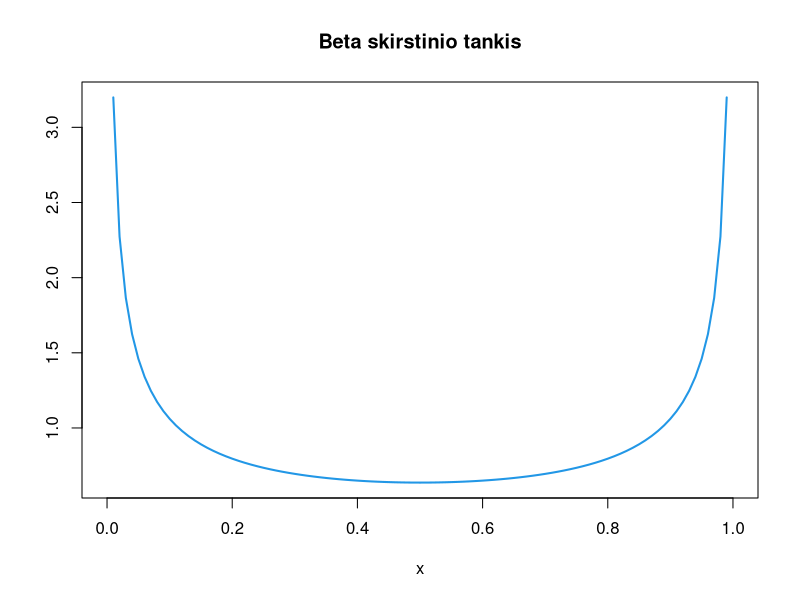
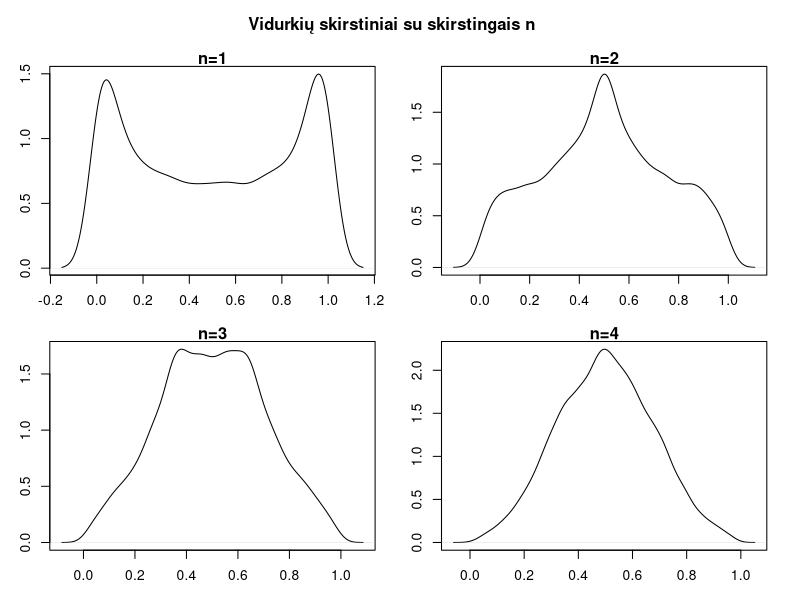
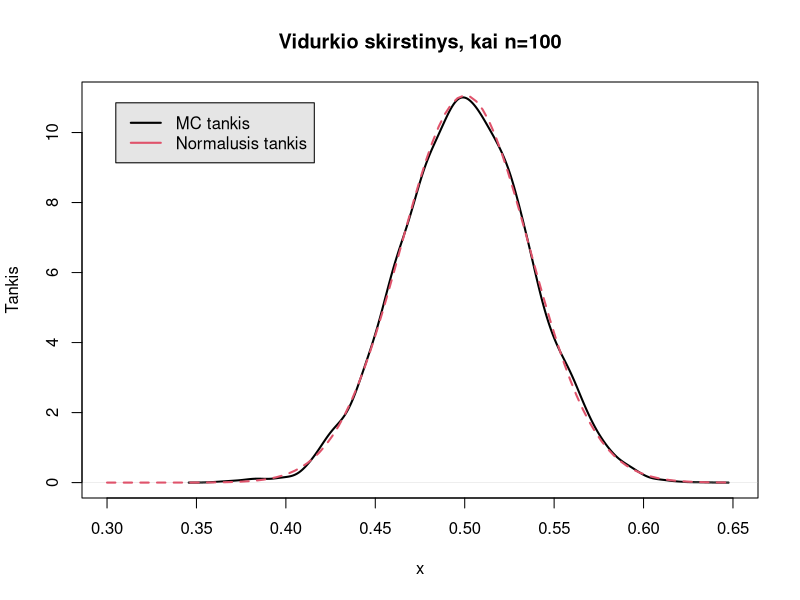

Here is the R script that generated these plots, in order:
## ---- chunk 1
curve(dbeta(x, 0.5, 0.5), main="Beta skirstinio tankis", ylab="", lwd=2, col=4)
## ---- chunk 2
meanMC <- function(n) mean(rbeta(n, 0.5, 0.5))
op <- par(mfrow = c(2, 2), mar=c(3,3,1,1), oma=c(0,0,3,1))
sim = replicate(10000, meanMC(1))
plot(density(sim), main="n=1", xlab="x", ylab="Tankis")
sim = replicate(10000, meanMC(2))
plot(density(sim), main="n=2", xlab="x", ylab="Tankis")
sim = replicate(10000, meanMC(3))
plot(density(sim), main="n=3", xlab="x", ylab="Tankis")
sim = replicate(10000, meanMC(4))
plot(density(sim), main="n=4", xlab="x", ylab="Tankis")
mtext("Vidurkių skirstiniai su skirstingais n", side=3, line=1, 
      outer=TRUE, cex=1, font=2)
par(op)
## ---- chunk 3
sim = replicate(10000, meanMC(100))
plot(density(sim), main="Vidurkio skirstinys, kai n=100", xlab="x", ylab="Tankis", 
     lwd=2, xlim=c(0.3, 0.65))
curve(dnorm(x, mean=mean(sim), sd=sd(sim)), add=TRUE, col=2, lwd=2, lty=2 )
legend("topleft", c("MC tankis", "Normalusis tankis"), 
       lwd=2, col = 1:2, 
       inset = .05, bg = "gray90")
